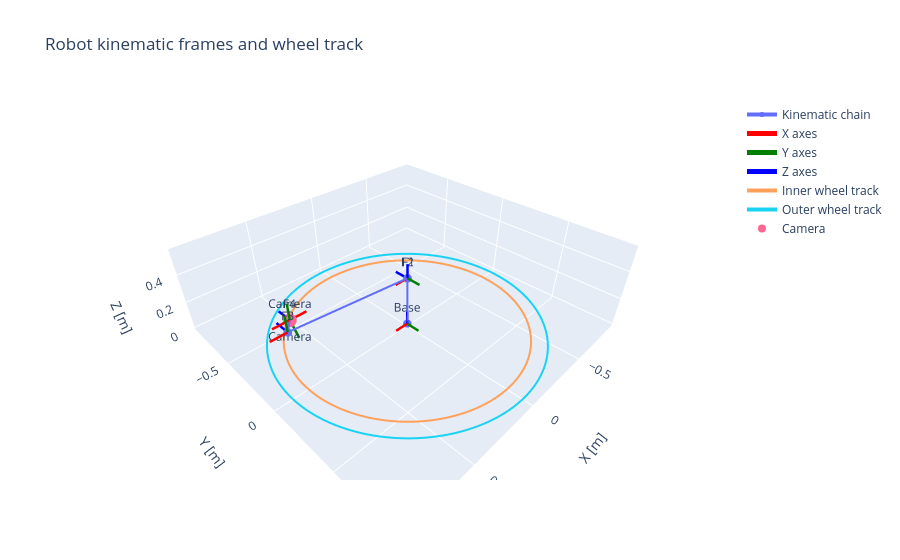
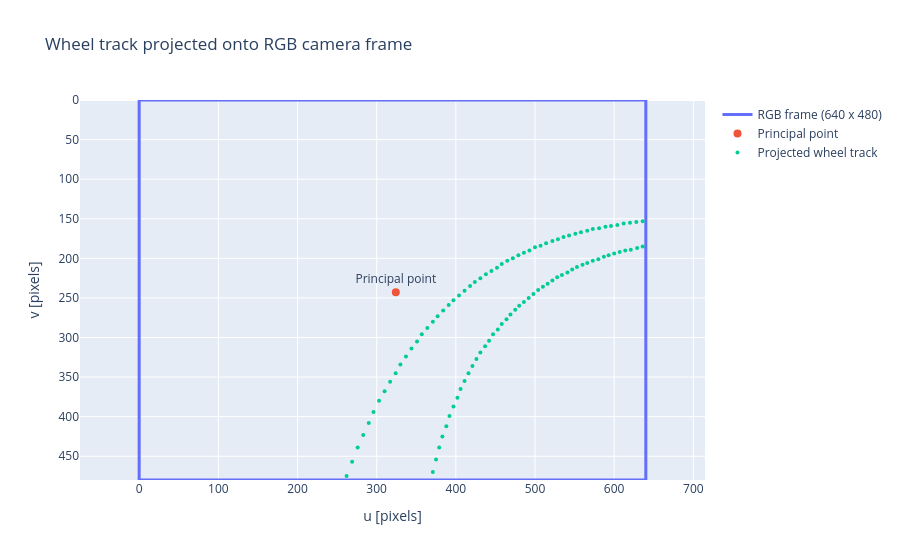

Notebook cell for these charts, in order:
### Code cell
# ============================================================
# VISUALISATION
# Uses the variables calculated above.
# Does NOT modify the projection / kinematics calculations.
# ============================================================

import numpy as np
import plotly.graph_objects as go


# ============================================================
# PREPARE DATA
# ============================================================

frame_names = ["Base", "F1", "F2", "F3", "F4", "Camera"]

# Homogeneous transforms of all robot frames
frame_mats = [
    np.asarray(T, dtype=float)
    for T in Frame_coords
]

# Frame origins in base coordinates
origins_vis = np.vstack([
    T[:3, 3]
    for T in frame_mats
])

# Track points in base coordinates
inner_track_3d = np.asarray(
    inner_track_points,
    dtype=float
)

outer_track_3d = np.asarray(
    outer_track_points,
    dtype=float
)

# Valid projected pixels calculated in your previous cell
track_pixels_vis = np.asarray(
    track_points_pixel_coords,
    dtype=float
)

width = int(resolution[0])
height = int(resolution[1])


# ============================================================
# 1. 3D VIEW
# ROBOT FRAMES + INNER AND OUTER WHEEL TRACKS
# ============================================================

fig_3d = go.Figure()


# ------------------------------------------------------------
# Kinematic chain
# ------------------------------------------------------------

fig_3d.add_trace(go.Scatter3d(
    x=origins_vis[:, 0],
    y=origins_vis[:, 1],
    z=origins_vis[:, 2],

    mode="lines+markers+text",

    text=frame_names,
    textposition="top center",

    marker=dict(size=5),
    line=dict(width=4),

    name="Kinematic chain"
))


# ------------------------------------------------------------
# Coordinate axes of each frame
# ------------------------------------------------------------

axis_length = 0.10

axis_specs = [
    (0, "red",   "X axes"),
    (1, "green", "Y axes"),
    (2, "blue",  "Z axes")
]

for axis_idx, color, label in axis_specs:

    xs = []
    ys = []
    zs = []

    for T in frame_mats:

        origin = T[:3, 3]

        # Columns of the rotation matrix are the
        # X, Y and Z axes of that frame
        direction = T[:3, axis_idx]

        endpoint = origin + axis_length * direction

        xs.extend([
            origin[0],
            endpoint[0],
            None
        ])

        ys.extend([
            origin[1],
            endpoint[1],
            None
        ])

        zs.extend([
            origin[2],
            endpoint[2],
            None
        ])

    fig_3d.add_trace(go.Scatter3d(
        x=xs,
        y=ys,
        z=zs,

        mode="lines",

        line=dict(
            color=color,
            width=5
        ),

        name=label
    ))


# ------------------------------------------------------------
# Inner wheel track
# ------------------------------------------------------------

fig_3d.add_trace(go.Scatter3d(
    x=inner_track_3d[:, 0],
    y=inner_track_3d[:, 1],
    z=inner_track_3d[:, 2],

    mode="lines",

    line=dict(width=4),

    name="Inner wheel track"
))


# ------------------------------------------------------------
# Outer wheel track
# ------------------------------------------------------------

fig_3d.add_trace(go.Scatter3d(
    x=outer_track_3d[:, 0],
    y=outer_track_3d[:, 1],
    z=outer_track_3d[:, 2],

    mode="lines",

    line=dict(width=4),

    name="Outer wheel track"
))


# ------------------------------------------------------------
# Highlight camera origin
# ------------------------------------------------------------

camera_origin = frame_mats[-1][:3, 3]

fig_3d.add_trace(go.Scatter3d(
    x=[camera_origin[0]],
    y=[camera_origin[1]],
    z=[camera_origin[2]],

    mode="markers+text",

    text=["Camera"],
    textposition="bottom center",

    marker=dict(size=8),

    name="Camera"
))


# ------------------------------------------------------------
# 3D plot formatting
# ------------------------------------------------------------

fig_3d.update_layout(

    title="Robot kinematic frames and wheel track",

    scene=dict(
        xaxis_title="X [m]",
        yaxis_title="Y [m]",
        zaxis_title="Z [m]",

        # Keep real-world proportions
        aspectmode="data"
    )
)

fig_3d.show()


# ============================================================
# 2. RGB CAMERA FRAME + VALID PROJECTED TRACK POINTS
# ============================================================

fig_rgb = go.Figure()


# ------------------------------------------------------------
# RGB image boundary
# ------------------------------------------------------------

fig_rgb.add_trace(go.Scatter(

    x=[
        0,
        width,
        width,
        0,
        0
    ],

    y=[
        0,
        0,
        height,
        height,
        0
    ],

    mode="lines",

    line=dict(width=3),

    name=f"RGB frame ({width} x {height})"
))


# ------------------------------------------------------------
# Principal point
# ------------------------------------------------------------

cx_vis = float(K[0, 2])
cy_vis = float(K[1, 2])

fig_rgb.add_trace(go.Scatter(

    x=[cx_vis],
    y=[cy_vis],

    mode="markers+text",

    text=["Principal point"],
    textposition="top center",

    marker=dict(size=8),

    name="Principal point"
))


# ------------------------------------------------------------
# Valid projected track points
# ------------------------------------------------------------

if len(track_pixels_vis) > 0:

    fig_rgb.add_trace(go.Scatter(

        x=track_pixels_vis[:, 0],
        y=track_pixels_vis[:, 1],

        # Use markers rather than lines because your existing
        # calculation removes points that are outside the image.
        mode="markers",

        marker=dict(size=4),

        name="Projected wheel track"
    ))


# ------------------------------------------------------------
# Image-coordinate formatting
#
# Camera image convention:
#
# (0,0) --------> u
#   |
#   |
#   v
#
# Therefore y must increase downwards.
# ------------------------------------------------------------

fig_rgb.update_layout(

    title="Wheel track projected onto RGB camera frame",

    xaxis=dict(
        title="u [pixels]",
        range=[0, width],

        scaleanchor="y",
        scaleratio=1
    ),

    yaxis=dict(
        title="v [pixels]",
        range=[height, 0]
    )
)

fig_rgb.show()


# ============================================================
# 3. NUMERICAL SUMMARY
# ============================================================

print("=== Projection summary ===")

print(
    f"Inner track points generated: "
    f"{len(inner_track_points)}"
)

print(
    f"Outer track points generated: "
    f"{len(outer_track_points)}"
)

print(
    f"Total 3D track points: "
    f"{len(inner_track_points) + len(outer_track_points)}"
)

print(
    f"Points transformed to camera frame: "
    f"{len(track_points_in_camera_frame)}"
)

print(
    f"Valid points projected inside RGB image: "
    f"{len(track_points_pixel_coords)}"
)

print(
    f"RGB resolution: "
    f"{width} x {height}"
)

### Figure 1 — Plotly figure (JSON) as saved in the notebook; plotly's stock layout.template omitted (floating-point values rounded to 4 significant figures; data arrays with more than 128 entries replaced by an {"elided": "..."} marker saying what was removed)
{"data": [{"line": {"width": 4}, "marker": {"size": 5}, "mode": "lines+markers+text", "name": "Kinematic chain", "text": ["Base", "F1", "F2", "F3", "F4", "Camera"], "textposition": "top center", "type": "scatter3d", "x": [0.0, 0.0, 0.0, 0.83, 0.787, 0.787], "y": [0.0, 0.0, 0.0, 0.0, -0.04, -0.04], "z": [0.0, 0.353, 0.353, 0.4291, 0.4581, 0.4581]}, {"line": {"color": "red", "width": 5}, "mode": "lines", "name": "X axes", "type": "scatter3d", "x": [0, 0.1, null, 0, 0.1, null, 0, 0.1, null, 0.83, 0.93, null, 0.787, 0.887, null, 0.787, 0.687, null], "y": [0, 0, null, 0, 0, null, 0, 0, null, 0, 0, null, -0.04, -0.04, null, -0.04, -0.04, null], "z": [0, 0, null, 0.353, 0.353, null, 0.353, 0.353, null, 0.4291, 0.4291, null, 0.4581, 0.4581, null, 0.4581, 0.4581, null]}, {"line": {"color": "green", "width": 5}, "mode": "lines", "name": "Y axes", "type": "scatter3d", "x": [0, 0, null, 0, 0, null, 0, 0, null, 0.83, 0.83, null, 0.787, 0.787, null, 0.787, 0.787, null], "y": [0, 0.1, null, 0, 0.1, null, 0, 0, null, 0, 0, null, -0.04, -0.04, null, -0.04, 0.02428, null], "z": [0, 0, null, 0.353, 0.353, null, 0.353, 0.453, null, 0.4291, 0.5291, null, 0.4581, 0.5581, null, 0.4581, 0.3815, null]}, {"line": {"color": "blue", "width": 5}, "mode": "lines", "name": "Z axes", "type": "scatter3d", "x": [0, 0, null, 0, 0, null, 0, 0, null, 0.83, 0.83, null, 0.787, 0.787, null, 0.787, 0.787, null], "y": [0, 0, null, 0, 0, null, 0, -0.1, null, 0, -0.1, null, -0.04, -0.14, null, -0.04, -0.1166, null], "z": [0, 0.1, null, 0.353, 0.453, null, 0.353, 0.353, null, 0.4291, 0.4291, null, 0.4581, 0.4581, null, 0.4581, 0.3938, null]}, {"line": {"width": 4}, "mode": "lines", "name": "Inner wheel track", "type": "scatter3d", "x": {"elided": "300 float values"}, "y": {"elided": "300 float values"}, "z": {"elided": "300 float values"}}, {"line": {"width": 4}, "mode": "lines", "name": "Outer wheel track", "type": "scatter3d", "x": {"elided": "300 float values"}, "y": {"elided": "300 float values"}, "z": {"elided": "300 float values"}}, {"marker": {"size": 8}, "mode": "markers+text", "name": "Camera", "text": ["Camera"], "textposition": "bottom center", "type": "scatter3d", "x": [0.787], "y": [-0.04], "z": [0.4581]}], "layout": {"scene": {"aspectmode": "data", "xaxis": {"title": {"text": "X [m]"}}, "yaxis": {"title": {"text": "Y [m]"}}, "zaxis": {"title": {"text": "Z [m]"}}}, "title": {"text": "Robot kinematic frames and wheel track"}}}

### Figure 2 — Plotly figure (JSON) as saved in the notebook; plotly's stock layout.template omitted (floating-point values rounded to 4 significant figures)
{"data": [{"line": {"width": 3}, "mode": "lines", "name": "RGB frame (640 x 480)", "type": "scatter", "x": [0, 640, 640, 0, 0], "y": [0, 0, 480, 480, 0]}, {"marker": {"size": 8}, "mode": "markers+text", "name": "Principal point", "text": ["Principal point"], "textposition": "top center", "type": "scatter", "x": [324.2], "y": [242.9]}, {"marker": {"size": 4}, "mode": "markers", "name": "Projected wheel track", "type": "scatter", "x": [636.0, 629.0, 621.0, 614.0, 607.0, 600.0, 593.0, 587.0, 580.0, 573.0, 566.0, 560.0, 553.0, 547.0, 541.0, 534.0, 528.0, 522.0, 516.0, 510.0, 504.0, 498.0, 492.0, 486.0, 480.0, 475.0, 469.0, 464.0, 458.0, 453.0, 447.0, 442.0, 437.0, 431.0, 426.0, 421.0, 416.0, 411.0, 406.0, 402.0, 397.0, 392.0, 388.0, 383.0, 379.0, 375.0, 371.0, 636.0, 628.0, 620.0, 612.0, 604.0, 596.0, 589.0, 581.0, 573.0, 566.0, 558.0, 551.0, 543.0, 536.0, 529.0, 522.0, 514.0, 507.0, 500.0, 493.0, 486.0, 479.0, 472.0, 465.0, 458.0, 452.0, 445.0, 438.0, 431.0, 424.0, 418.0, 411.0, 404.0, 397.0, 391.0, 384.0, 377.0, 371.0, 364.0, 357.0, 351.0, 344.0, 337.0, 330.0, 324.0, 317.0, 310.0, 303.0, 296.0, 290.0, 283.0, 276.0, 269.0, 262.0], "y": [185.0, 187.0, 189.0, 190.0, 192.0, 194.0, 196.0, 198.0, 201.0, 203.0, 206.0, 208.0, 211.0, 214.0, 218.0, 221.0, 224.0, 228.0, 232.0, 236.0, 240.0, 245.0, 250.0, 255.0, 260.0, 265.0, 271.0, 277.0, 283.0, 290.0, 296.0, 304.0, 311.0, 319.0, 327.0, 336.0, 345.0, 355.0, 365.0, 376.0, 387.0, 399.0, 412.0, 425.0, 439.0, 454.0, 470.0, 153.0, 154.0, 155.0, 156.0, 158.0, 159.0, 160.0, 162.0, 163.0, 165.0, 167.0, 169.0, 171.0, 173.0, 176.0, 178.0, 181.0, 184.0, 186.0, 190.0, 193.0, 196.0, 200.0, 203.0, 207.0, 212.0, 216.0, 220.0, 225.0, 230.0, 235.0, 241.0, 247.0, 253.0, 259.0, 266.0, 273.0, 280.0, 288.0, 296.0, 305.0, 314.0, 324.0, 334.0, 345.0, 356.0, 368.0, 380.0, 394.0, 408.0, 423.0, 439.0, 457.0, 475.0]}], "layout": {"title": {"text": "Wheel track projected onto RGB camera frame"}, "xaxis": {"range": [0, 640], "scaleanchor": "y", "scaleratio": 1, "title": {"text": "u [pixels]"}}, "yaxis": {"range": [480, 0], "title": {"text": "v [pixels]"}}}}
